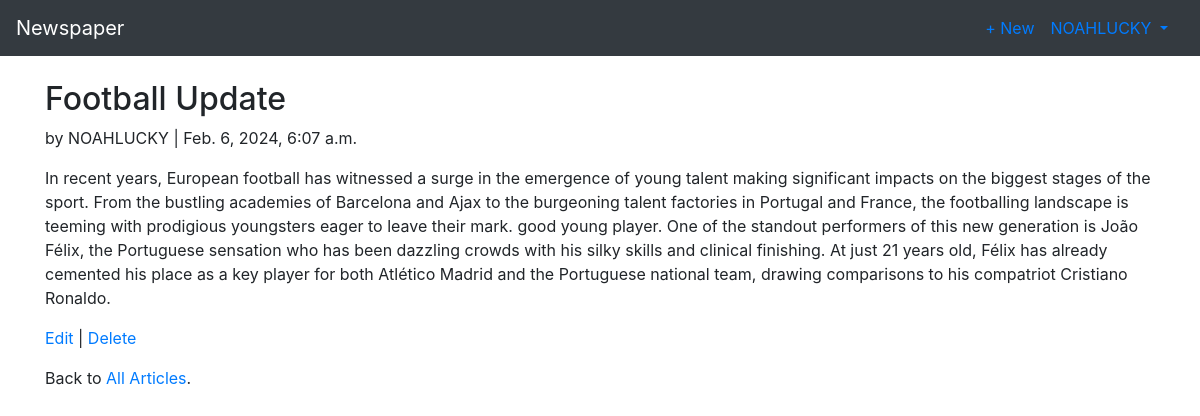
The app's page /articles6/ (signed in) with its own data.
### users/models.py (models this page shows)
class CustomUser(AbstractUser):
    age = models.PositiveIntegerField(null=True, blank=True)

### articles/models.py (models this page shows, shortened)
class Article(models.Model):
    title = models.CharField(max_length=255)
    body = models.TextField()
    date = models.DateTimeField(auto_now_add=True)
    author = models.ForeignKey(
        get_user_model(),
        on_delete=models.CASCADE,
    )

### articles/views.py (the view)
# urls.py: path('<int:pk>/', ArticleDetailView.as_view(), name='article_detail'),
class ArticleDetailView(DetailView):
    model = Article
    template_name = 'article_detail.html'

### templates/article_detail.html
{% extends 'base.html' %}
{% block content %}
    <div class="article-entry">
        <h2>{{ object.title }}</h2>
        <p>by {{ object.author }} | {{ object.date }}</p>
        <p>{{ object.body }}</p>
    </div>
    <p>
        <a href="{% url 'article_edit' article.pk %}">Edit</a> |
        <a href="{% url 'article_delete' article.pk %}">Delete</a>
    </p>
    <p>Back to <a href="{% url 'article_list' %}">All Articles</a>.</p>
{% endblock content %}

### templates/base.html (shortened to what this page needs)
<!DOCTYPE html>
<html lang="en">
<head>
    <link rel="stylesheet" href="https://stackpath.bootstrapcdn.com/bootstrap/4.1.3/css/bootstrap.min.css"
>
</head>
<body>
<nav class="navbar navbar-expand-md navbar-dark bg-dark mb-4">
    <a class="navbar-brand" href="{% url 'home' %}">Newspaper</a>
    {% if user.is_authenticated %}
        <ul class="navbar-nav ml-auto">
            <li class="nav-item"><a href="{% url 'article_new' %}">+ New</a></li>
        </ul>
        <a class="nav-link dropdown-toggle" href="#" id="userMenu"
           data-toggle="dropdown" aria-haspopup="true"
           aria-expanded="false">
            {{ user.username }}
        </a>
    {% endif %}
</nav>
<div class="container">
    {% block content %}
    {% endblock content %}
</div>
</body>
</html>

### records on screen
CustomUser: username "NOAHLUCKY"
Article: title "Football Update", author "NOAHLUCKY", date "Feb. 6, 2024, 6:07 a.m.", body "In recent years, European football has witnessed a surge in the emergence of young talent making significant impacts on the biggest stages of the sport. From the bustling academies of Barcelona and Ajax to the burgeoning talent factories in Portugal and France, the footballing landscape is teeming with prodigious youngsters eager to leave their mark. good young player. One of the standout performers of this new generation is João Félix, the Portuguese sensation who has been dazzling crowds with his silky skills and clinical finishing. At just 21 years old, Félix has already cemented his place as a key player for both Atlético Madrid and the Portuguese national team, drawing comparisons to…"
